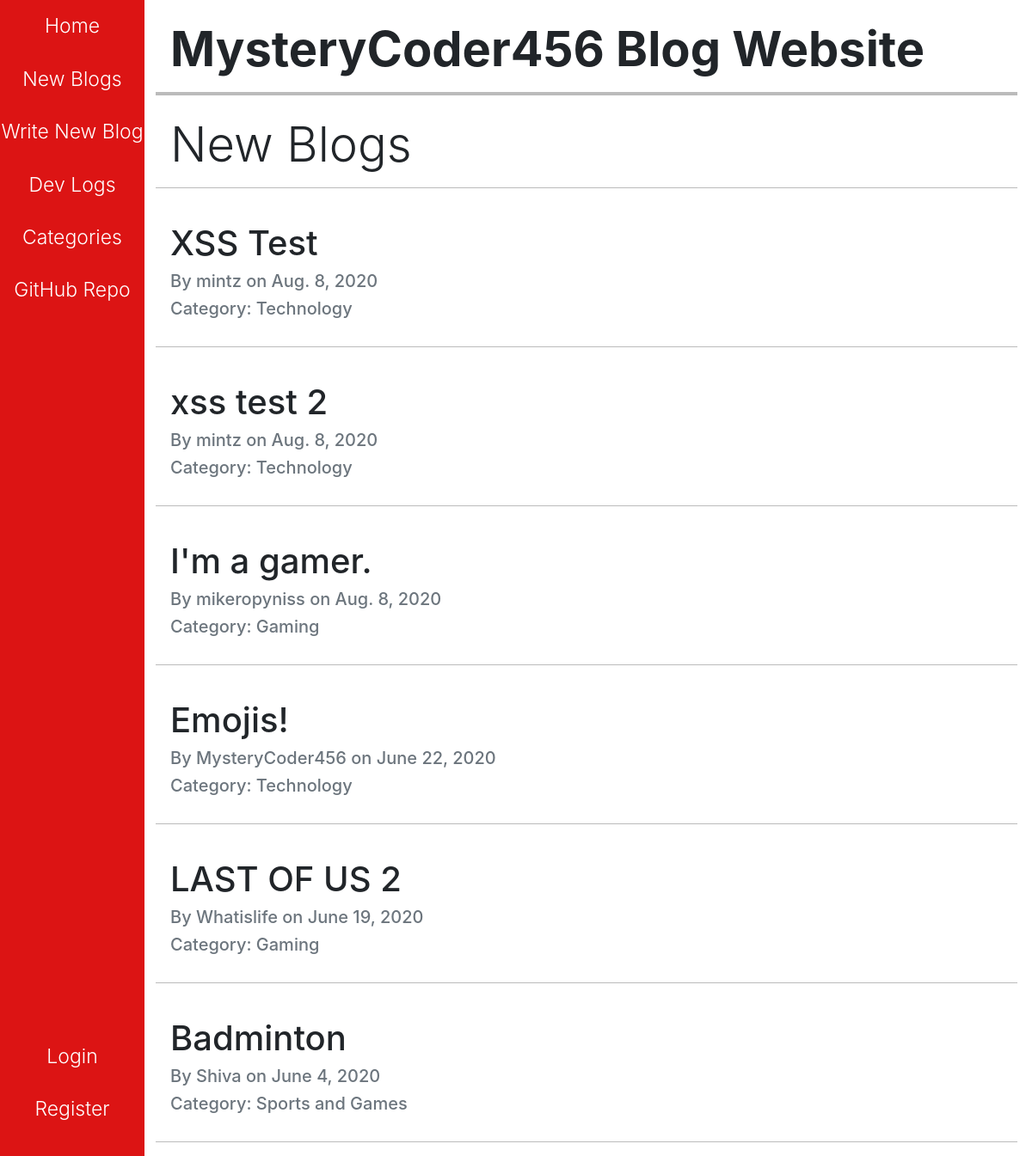
/blogs/, run on an earlier commit of the app's database.
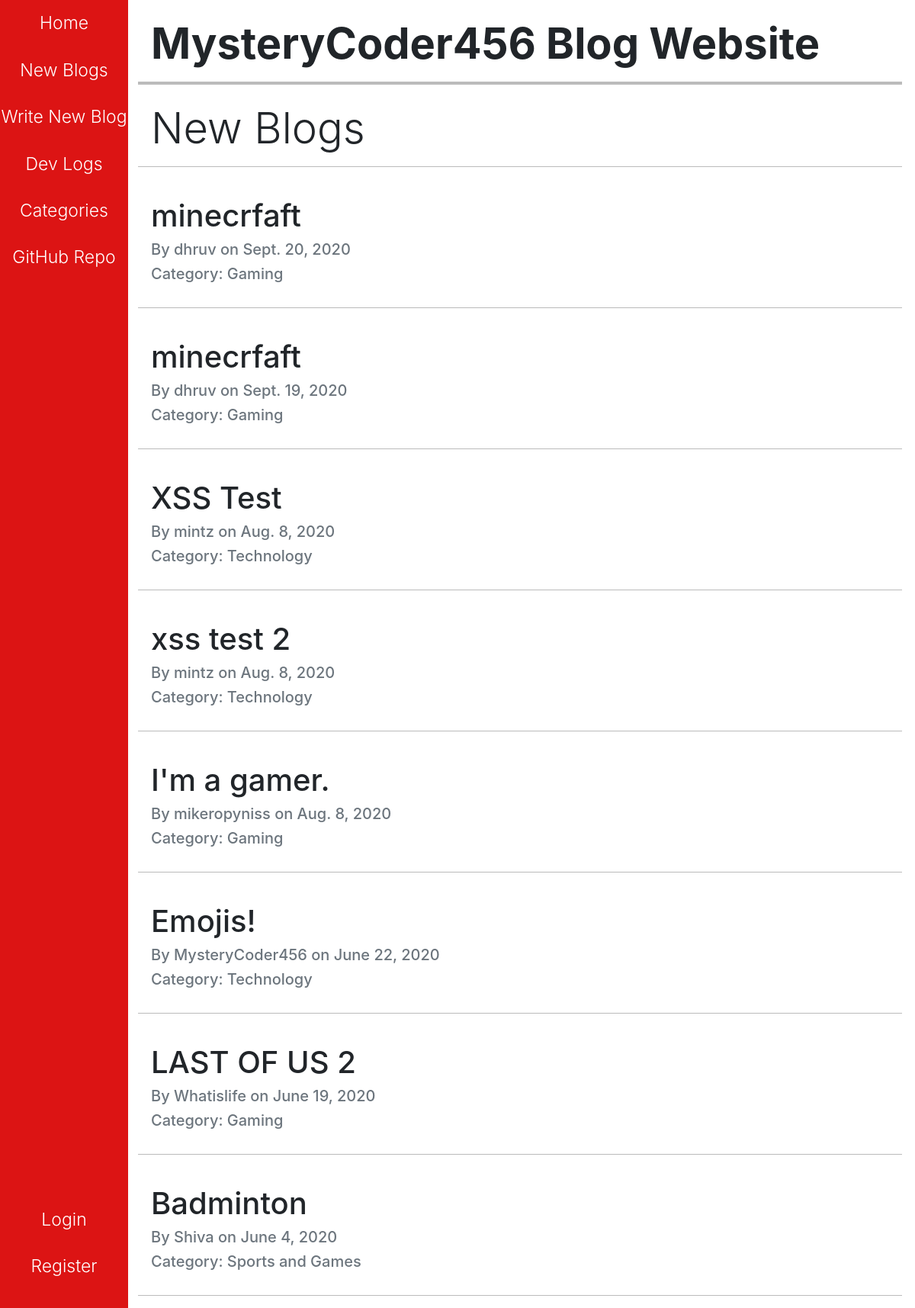
And on a later commit of the database.
### blog/models.py (models this page shows, shortened)
class Blog(VoteModel, models.Model):
    blog_list = models.ForeignKey(BlogList, on_delete=models.CASCADE)
    title = models.CharField(max_length=100)
    author = models.CharField(max_length=150)
    creation_date = models.DateField()
    content = models.TextField(
        max_length=500,
        blank=True,
        validators=[MaxLengthValidator(500)]
    )

class BlogList(models.Model):
    name = models.CharField(max_length=50)

### blog/views.py (the view)
# urls.py: path("blogs/", views.blogs, name="new_blogs"),
def blogs(request):
    all_blogs = []
    for blog_list in BlogList.objects.all():
        if blog_list.name != "Dev Logs":
            all_blogs.extend(blog_list.blog_set.all())
    all_blogs.sort(key=lambda blog: blog.creation_date, reverse=True)
    return render(request, "blog/blogs.html", {"blog_set": all_blogs})

### blog/templates/blog/blogs.html (shortened to what this page needs)
{% extends 'blog/base.html' %}
{% block heading %}
    New Blogs
{% endblock %}
{% block main %}
    {% for blog in blog_set %}
        <hr style="height: 1px;">
        <br>
        <h1 class="blog-title"><a href="{% url 'blog_detail' blog.title %}">{{blog.title}}</a></h1>
        <div class="pb-2" style="line-height: 0.1rem;">
            <h5 class="text-muted">By {{blog.author}} on {{blog.creation_date}}</h5>
            <h5 class="text-muted">Category: {{blog.blog_list.name}}</h5>
        </div>
    {% endfor %}
    <hr style="height: 1px;">
{% endblock %}

### blog/templates/blog/base.html (shortened to what this page needs)
<!DOCTYPE html>
{% load static %}
<html lang="en">
<head>
    <link rel="stylesheet" href="https://stackpath.bootstrapcdn.com/bootstrap/4.3.1/css/bootstrap.min.css">
    <link rel="stylesheet" type="text/css" href="{% static 'blog/styles.css' %}">
</head>
<body>
    <div class="sidenav">
        <a href="{% url 'home' %}" class="font-weight-light">Home</a>
        <a href="{% url 'new_blogs' %}" class="font-weight-light">New Blogs</a>
        <a href="{% url 'create_blog' %}" class="font-weight-light">Write New Blog</a>
        <a href="{% url 'dev_logs' %}" class="font-weight-light">Dev Logs</a>
        <a href="{% url 'categories' %}" class="font-weight-light">Categories</a>
        <a href="https://github.com/MysteryCoder456/Blog-App" target="_blank" class="font-weight-light">GitHub Repo</a>
        <div class="auth-buttons pb-4">
            {% if user.is_authenticated %}
                <p class="font-weight-light">Signed In as {{user.username}}</p>
                <a href="{% url 'logout' %}" class="font-weight-light">Logout</a>
            {% else %}
                <a href="{% url 'login' %}" class="font-weight-light">Login</a>
                <a href="{% url 'register' %}" class="font-weight-light">Register</a>
            {% endif %}
        </div>
    </div>
    <div class="main mt-4">
        <h1 class="display-4 font-weight-bold">MysteryCoder456 Blog Website</h1>
        <hr style="height: 4px;" class="mb-4">
        <h1 class="display-4">{% block heading %}{% endblock %}</h1>
        {% block main %}
        {% endblock %}
    </div>
</body>
</html>

### blog/static/blog/styles.css (style rules this page uses)
:root { --sidebar-width: 14%; --sidebar-font-size: 23px; }
html { font-family: Montserrat, Helvetica, Arial; }
.sidenav { height: 100%; width: var(--sidebar-width); position: fixed; top: 0; left: 0; overflow-x: hidden; text-align: center; background-color: #DC1414; z-index: 99; }
.sidenav a { text-decoration: none; color: #ffffff; display: block; font-size: var(--sidebar-font-size); padding-top: 8%; padding-bottom: 8%; }
.auth-buttons { bottom: 0; width: 100%; position: absolute; }
.main { margin-left: var(--sidebar-width); padding-left: 30px; }
.blog-title a { text-decoration: none; color: inherit; }
hr { position: relative; left: -17px; background-color: #BBBBBB; border: none; width: 100%; }

What changed in the data, as far as the page shows it:
added Blog: title "minecrfaft", author "dhruv", creation_date "Sept. 20, 2020", blog_list.name "Gaming"
added Blog: title "minecrfaft", author "dhruv", creation_date "Sept. 19, 2020", blog_list.name "Gaming"
